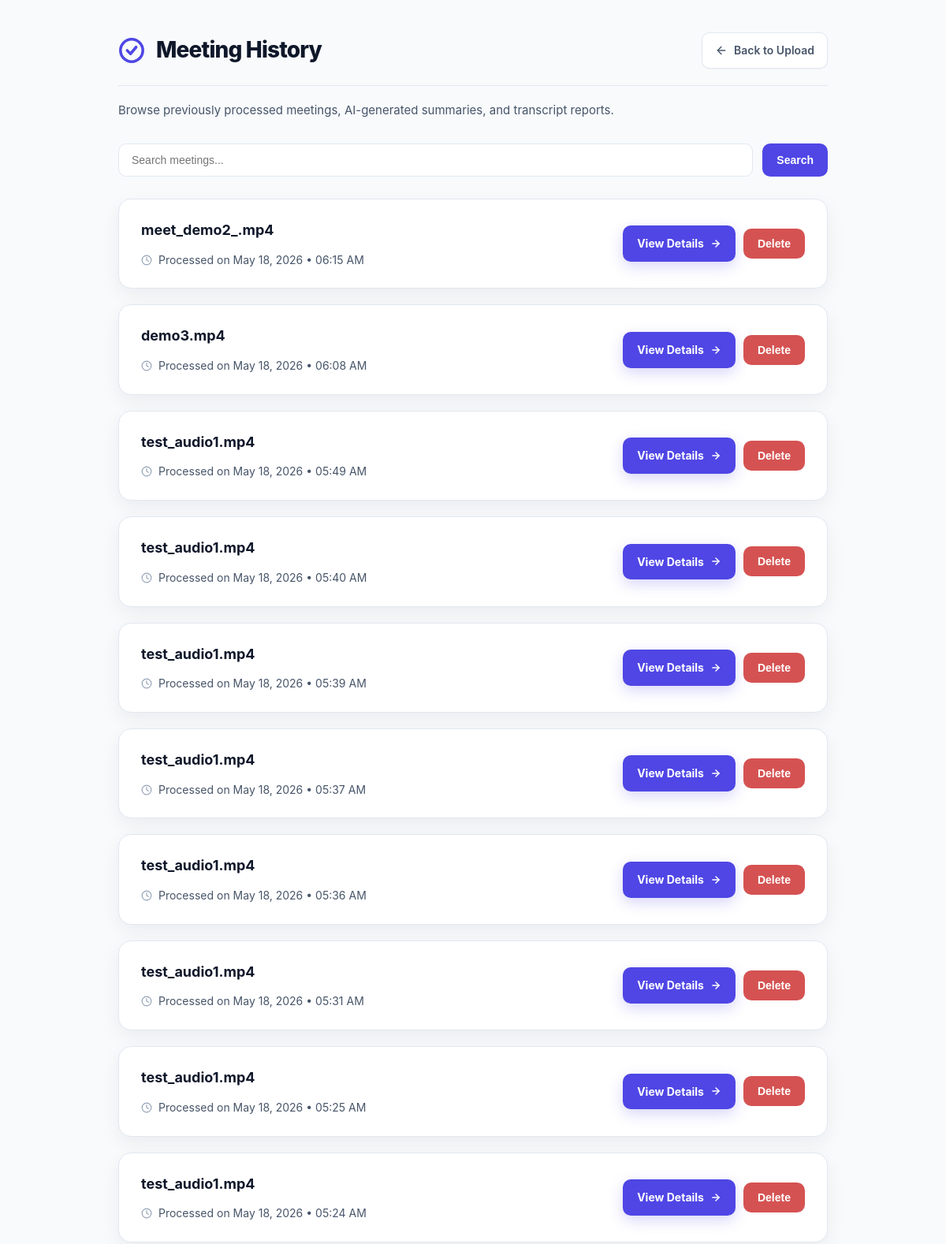
Before: /history (upper part) with the older database file.
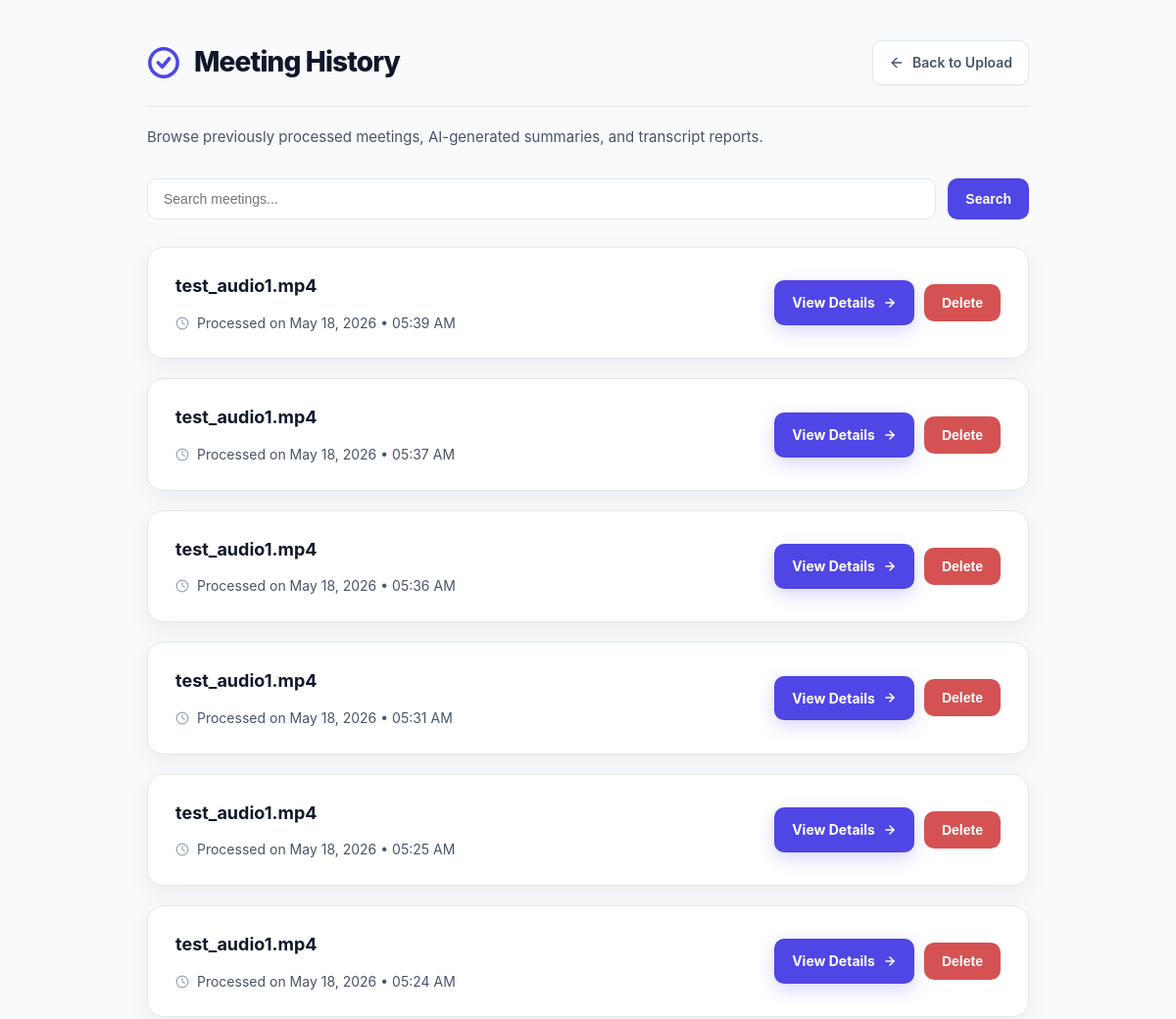
After: the same page with the newer database file.
### app.py (models this page shows)
class Meeting(db.Model):
    id = db.Column(
        db.Integer,
        primary_key=True
    )
    filename = db.Column(
        db.String(255),
        nullable=False
    )
    transcript = db.Column(
        db.Text,
        nullable=False
    )
    summary = db.Column(
        db.Text,
        nullable=False
    )
    created_at = db.Column(
        db.DateTime,
        default=datetime.utcnow
    )

### app.py (the view)
@app.route('/history')
def history():
    search = request.args.get("q", "")
    if search:
        meetings = Meeting.query.filter(
            or_(
                Meeting.filename.ilike(f"%{search}%"),
                Meeting.transcript.ilike(f"%{search}%"),
                Meeting.summary.ilike(f"%{search}%")
            )
        ).order_by(
            Meeting.created_at.desc()
        ).all()
    else:
        meetings = Meeting.query.order_by(
            Meeting.created_at.desc()
        ).all()
    return render_template(
        "history.html",
        meetings=meetings,
        search=search
    )

### templates/history.html (shortened to what this page needs)
<!DOCTYPE html>
<html lang="en">
<head>
</head>
<body>
    <div class="container">
        <header>
            <div class="brand">
                <h1>Meeting History</h1>
            </div>
            <a href="/" class="btn-secondary">
                <svg width="16" height="16" viewBox="0 0 24 24" fill="none" stroke="currentColor" stroke-width="2"
                    stroke-linecap="round" stroke-linejoin="round">
                    <line x1="19" y1="12" x2="5" y2="12"></line>
                    <polyline points="12 19 5 12 12 5"></polyline>
                </svg>
                Back to Upload
            </a>
        </header>
        <p class="page-description">
            Browse previously processed meetings,
            AI-generated summaries, and transcript reports.
        </p>
        <form method="GET" action="/history" class="search-form">
            <input type="text" name="q" placeholder="Search meetings..." value="{{ search }}" class="search-input">
            <button type="submit" class="search-btn">
                Search
            </button>
        </form>
        <div class="history-container">
            {% for meeting in meetings %}
            <div class="meeting-card">
                <div class="meeting-info">
                    <h2>
                        {{ meeting.filename }}
                    </h2>
                    <div class="meeting-meta">
                        <svg width="14" height="14" viewBox="0 0 24 24" fill="none" stroke="currentColor"
                            stroke-width="2" stroke-linecap="round" stroke-linejoin="round">
                            <circle cx="12" cy="12" r="10"></circle>
                            <polyline points="12 6 12 12 16 14"></polyline>
                        </svg>
                        <span>
                            Processed on
                            {{ meeting.created_at.strftime('%b %d, %Y • %I:%M %p') }}
                        </span>
                    </div>
                </div>
<div class="meeting-actions">
    <a
        href="/meeting/{{ meeting.id }}"
        class="btn-action"
    >
        View Details
        <svg
            width="14"
            height="14"
            viewBox="0 0 24 24"
            fill="none"
            stroke="currentColor"
            stroke-width="2.5"
            stroke-linecap="round"
            stroke-linejoin="round"
        >
            <line x1="5" y1="12" x2="19" y2="12"></line>
            <polyline points="12 5 19 12 12 19"></polyline>
        </svg>
    </a>
    <form
        method="POST"
        action="/delete/{{ meeting.id }}"
        onsubmit="return confirm('Delete this meeting?')"
    >
        <button
            type="submit"
            class="delete-btn"
        >
            Delete
        </button>
    </form>
</div>
            </div>
            {% endfor %}
        </div>
    </div>
</body>
</html>

Changed rows visible on the page:
removed Meeting: filename "meet_demo2_.mp4", created_at "May 18, 2026 • 06:15 AM"
removed Meeting: filename "demo3.mp4", created_at "May 18, 2026 • 06:08 AM"
removed Meeting: filename "test_audio1.mp4", created_at "May 18, 2026 • 05:49 AM"
removed Meeting: filename "test_audio1.mp4", created_at "May 18, 2026 • 05:40 AM"
